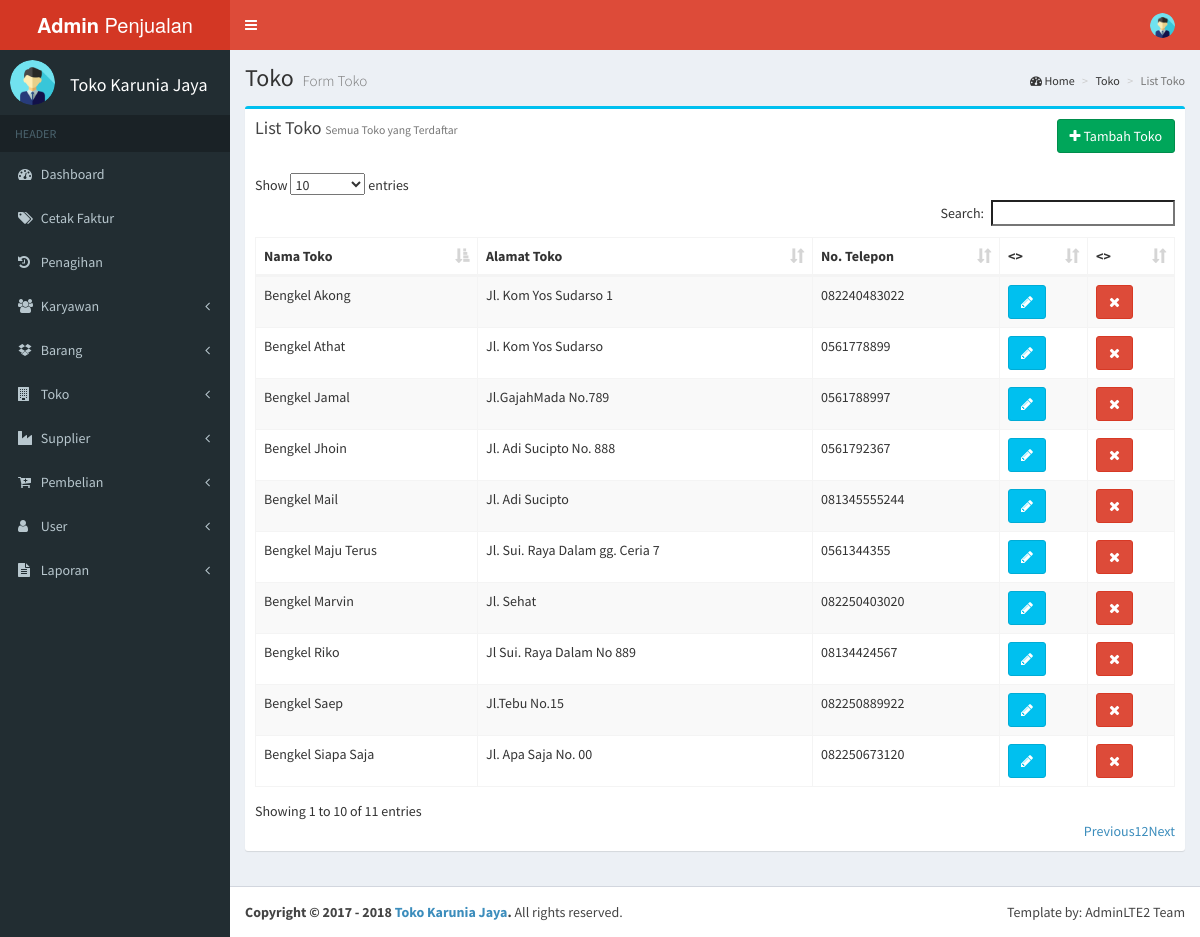
The app's page /admin/toko/list_toko.php with its own data.
### tables this page shows
CREATE TABLE IF NOT EXISTS `toko` (
  `id_toko` varchar(11) NOT NULL,
  `nama_toko` varchar(30) NOT NULL,
  `alamat_toko` text NOT NULL,
  `telp_toko` varchar(14) NOT NULL,
  `del` tinyint(2) NOT NULL
);

### admin/toko/list_toko.php (the view, shortened to what this page needs)
<?php
  include '../header.php';
  include '../sidebar.php';
?>
  <div class="content-wrapper">
    <section class="content-header">
     <h1>
        Toko
        <small>Form Toko</small>
      </h1>
      <ol class="breadcrumb">
        <li><i class="fa fa-dashboard"></i> Home</a></li>
        <li class="">Toko</li>
        <li class="active">List Toko</li>
      </ol>
    </section>
	<section class="content">
	      <div class="row">
	        <div class="col-md-12">
	          <div class="box box-info">
	            <div class="box-header">
	              <h3 class="box-title">List Toko
	                <small>Semua Toko yang Terdaftar</small>
	              </h3>
                <a href="insert_toko.php" class="btn btn-success pull-right"><span class="fa fa-plus"></span> Tambah Toko</a>
	            </div>
	            <div class="box-body pad">
	             <table id="example" class="table table-striped table-bordered dt-responsive" cellspacing="0" width="100%">
                <thead>
                    <tr>
                        <th>Nama Toko</th>
                        <th>Alamat Toko</th>
                        <th>No. Telepon</th>
                        <th><></th>
                        <th><></th>
                    </tr>
                </thead>
                <tbody>
                  <?php
                    $sql = "SELECT * FROM toko WHERE del=0";
                      $run_sql = mysqli_query($conn,$sql);
                      while($rows = mysqli_fetch_assoc($run_sql)){
                        echo "
                            <tr>
                              <td>$rows[nama_toko]</td>
                              <td>$rows[alamat_toko]</td>
                              <td>$rows[telp_toko]</td>
                              <td><a href='update-toko.php?id=$rows[id_toko]' class='btn btn-info'><span class='fa fa-pencil'></span></a></td>
                              <td><a href='delete_toko.php?id=$rows[id_toko]' class='btn btn-danger'><span class='fa fa-times'></span></a></td>
                            </tr>
                        ";
                      }
                    ?>
                  </tbody>
                </table>
	            </div>
	          </div>
	       </div>
       </div>
	</section>
</div>
  <?php
    include '../footer.php';
   ?>

### admin/header.php (shortened to what this page needs)
<!DOCTYPE html>
<html>
<head>
  <link rel="stylesheet" href="../bootstrap/css/bootstrap.min.css">
  <link rel="stylesheet" href="../plugins/font-awesome/css/font-awesome.min.css">
  <link rel="stylesheet" href="../plugins/ionicons/css/ionicons.min.css">
  <link rel="stylesheet" href="../plugins/DataTables1/datatables.min.css">
  <link rel="stylesheet" href="../dist/css/AdminLTE.min.css">
  <link rel="stylesheet" href="../dist/css/skins/skin-red.min.css">
   <link rel="stylesheet" type="text/css" href="https://cdn.datatables.net/1.10.13/css/dataTables.bootstrap.min.css" />
  <link rel="stylesheet" type="text/css" href="https://cdn.datatables.net/responsive/2.1.1/css/responsive.bootstrap.min.css" />
  <link rel="stylesheet" type="text/css" href="https://cdnjs.cloudflare.com/ajax/libs/bootstrap-sweetalert/1.0.1/sweetalert.min.css">
</head>
<body class="hold-transition skin-red sidebar-mini">
  <div class="wrapper">

### admin/sidebar.php (shortened to what this page needs)
<header class="main-header">
  <a href="../index.php" class="logo">
    <span class="logo-lg"><b>Admin</b> Penjualan</span>
  </a>
  <nav class="navbar navbar-static-top" role="navigation">
    <a href="#" class="sidebar-toggle" data-toggle="offcanvas" role="button">
    </a>
    <div class="navbar-custom-menu">
      <ul class="nav navbar-nav">
        <li class="dropdown user user-menu">
          <a href="#" class="dropdown-toggle" data-toggle="dropdown">
            <img src="../dist/img/user2-160x160.png" class="user-image" alt="User Image">
          </a>
        </li>
      </ul>
    </div>
  </nav>
</header>
<aside class="main-sidebar">
  <section class="sidebar">
    <div class="user-panel">
      <div class="pull-left image">
        <img src="../dist/img/user2-160x160.png" class="img-circle" alt="User Image">
      </div>
      <div class="pull-left info">
        <h4>Toko Karunia Jaya</h4>
      </div>
    </div>
    <ul class="sidebar-menu">
      <li class="header">HEADER</li>
      <li class=""><a href="../index.php"><i class="fa fa-dashboard"></i> <span>Dashboard</span></a></li>
      <li><a href="../invoice/transaksi.php"><i class="fa fa-tags"></i> <span>Cetak Faktur</span></a></li>
      <li><a href="../penagihan/penagihan.php"><i class="fa fa-history"></i> <span>Penagihan</span></a></li>
      <li class="treeview">
        <a href="#"><i class="fa fa-users"></i> <span>  Karyawan</span>
          <span class="pull-right-container">
            <i class="fa fa-angle-left pull-right"></i>
          </span>
        </a>
      </li>
      <li class="treeview">
        <a href="#"><i class="fa fa-dropbox"></i> <span>  Barang</span>
          <span class="pull-right-container">
            <i class="fa fa-angle-left pull-right"></i>
          </span>
        </a>
      </li>
      <li class="treeview">
        <a href="#"><i class="fa fa-building"></i> <span>  Toko</span>
          <span class="pull-right-container">
            <i class="fa fa-angle-left pull-right"></i>
          </span>
        </a>
      </li>
       <li class="treeview">
        <a href="#"><i class="fa fa-industry"></i> <span> Supplier</span>
          <span class="pull-right-container">
            <i class="fa fa-angle-left pull-right"></i>
          </span>
        </a>
      </li>
       <li class="treeview">
        <a href="#"><i class="fa fa-cart-plus"></i> <span> Pembelian</span>
          <span class="pull-right-container">
            <i class="fa fa-angle-left pull-right"></i>
          </span>
        </a>
      </li>
      <li class="treeview">
        <a href="#"><i class="fa fa-user"></i> <span> User</span>
          <span class="pull-right-container">
            <i class="fa fa-angle-left pull-right"></i>
          </span>
        </a>
      </li>
      <li class="treeview">
        <a href="#"><i class="fa fa-file-text"></i> <span> Laporan</span>
          <span class="pull-right-container">
            <i class="fa fa-angle-left pull-right"></i>
          </span>
        </a>
      </li>
    </ul>
  </section>
</aside>

### admin/footer.php
  <footer class="main-footer">
    <div class="pull-right hidden-xs">
      Template by: AdminLTE2 Team
    </div>
    <strong>Copyright &copy; 2017 - <?php echo date('Y'); ?> <a href="#">Toko Karunia Jaya</a>.</strong> All rights reserved.
 </footer>
</body>
</html>

### records on screen
toko: nama_toko "Bengkel Athat", alamat_toko "Jl. Kom Yos Sudarso", telp_toko "0561778899"
toko: nama_toko "Bengkel Akong", alamat_toko "Jl. Kom Yos Sudarso 1", telp_toko "082240483022"
toko: nama_toko "Bengkel Marvin", alamat_toko "Jl. Sehat", telp_toko "082250403020"
toko: nama_toko "Bengkel Maju Terus", alamat_toko "Jl. Sui. Raya Dalam gg. Ceria 7", telp_toko "0561344355"
toko: nama_toko "Bengkel Mail", alamat_toko "Jl. Adi Sucipto", telp_toko "081345555244"
toko: nama_toko "Bengkel Saep", alamat_toko "Jl.Tebu No.15", telp_toko "082250889922"
toko: nama_toko "Bengkel Riko", alamat_toko "Jl Sui. Raya Dalam No 889", telp_toko "08134424567"
toko: nama_toko "Bengkel Jhoin", alamat_toko "Jl. Adi Sucipto No. 888", telp_toko "0561792367"
toko: nama_toko "Bengkel Jamal", alamat_toko "Jl.GajahMada No.789", telp_toko "0561788997"
toko: nama_toko "Bengkel Siapa Saja", alamat_toko "Jl. Apa Saja No. 00", telp_toko "082250673120"
